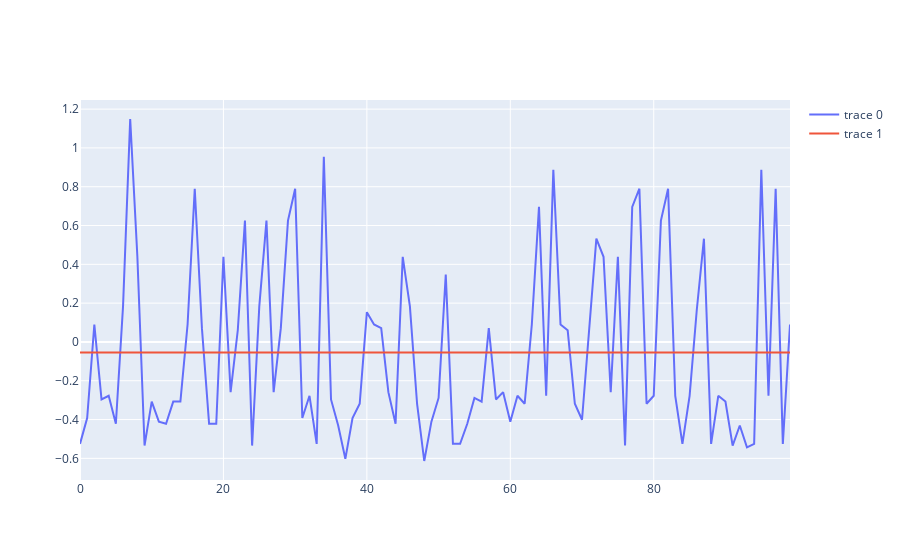

The notebook cell this image was saved under:
### Code cell
import numpy as np
import plotly.graph_objects as go
# np.random.seed(42)
B = 100
n = 20
sample = np.random.standard_cauchy(n)

boot_medians = [np.median(np.random.choice(sample, size=n)) for _ in range(B)]
boot_median = np.mean(boot_medians)

fig = go.Figure()
fig.add_trace(go.Scatter(y=boot_medians))
fig.add_trace(go.Scatter(x=list(range(B)), y=np.repeat(boot_median, B)))
fig.add_trace(go.Scatter(x=list(range(B)), y=np.repeat(boot_median, B)))
